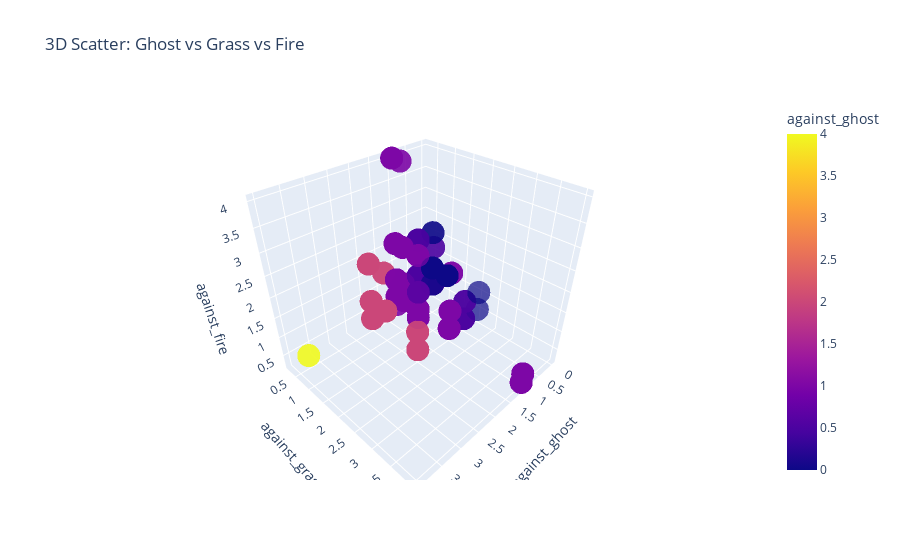

Notebook cell for this chart:
### Code cell
import plotly.express as px
import pandas as pd

cols = ['against_ghost', 'against_grass', 'against_fire']

fig = px.scatter_3d(
    new_df,
    x='against_ghost',
    y='against_grass',
    z='against_fire',
    color='against_ghost',  # optional: color by one column
    size_max=1,
    opacity=0.7,
    title="3D Scatter: Ghost vs Grass vs Fire",
)

fig.show()

### Figure 1 — Plotly figure (JSON) as saved in the notebook; plotly's stock layout.template omitted (floating-point values rounded to 4 significant figures; data arrays with more than 128 entries replaced by an {"elided": "..."} marker saying what was removed)
{"data": [{"hovertemplate": "against_ghost=%{marker.color}<br>against_grass=%{y}<br>against_fire=%{z}<extra></extra>", "legendgroup": "", "marker": {"color": {"elided": "801 float values"}, "coloraxis": "coloraxis", "opacity": 0.7, "symbol": "circle"}, "mode": "markers", "name": "", "scene": "scene", "showlegend": false, "type": "scatter3d", "x": {"elided": "801 float values"}, "y": {"elided": "801 float values"}, "z": {"elided": "801 float values"}}], "layout": {"coloraxis": {"colorbar": {"title": {"text": "against_ghost"}}, "colorscale": [[0, "#0d0887"], [0.1111, "#46039f"], [0.2222, "#7201a8"], [0.3333, "#9c179e"], [0.4444, "#bd3786"], [0.5556, "#d8576b"], [0.6667, "#ed7953"], [0.7778, "#fb9f3a"], [0.8889, "#fdca26"], [1, "#f0f921"]]}, "legend": {"tracegroupgap": 0}, "scene": {"domain": {"x": [0, 1], "y": [0, 1]}, "xaxis": {"title": {"text": "against_ghost"}}, "yaxis": {"title": {"text": "against_grass"}}, "zaxis": {"title": {"text": "against_fire"}}}, "title": {"text": "3D Scatter: Ghost vs Grass vs Fire"}}}
